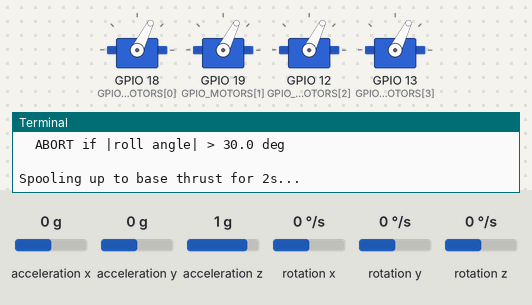
Simulated run of this program. Board: Raspberry Pi (BCM pin numbers). Parts: 4 × servo, the last lines printed to the terminal. The test bench sets the inputs (shaded band); at power-on: acceleration x 0 g, acceleration y 0 g, acceleration z 1 g, rotation x 0 °/s, rotation y 0 °/s, rotation z 0 °/s. Files the program writes start out absent; servo angles are drawn from the pulse width (0.5 ms = 0°, 2.5 ms = 180°); the clock reads 2024-03-15 10:24:30 at power-on unless the program sets it. At 8.4 s the program stops and its outputs stay as they are.

Above: at 5.1 s.
At 8.5 s:
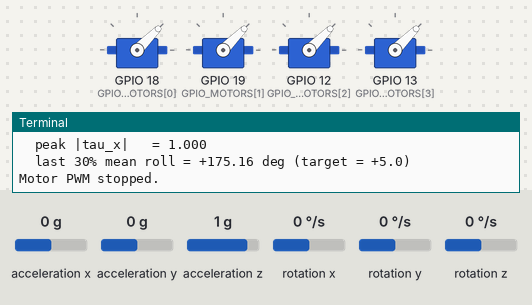
Timing chart, 0 to 9.9 s (numbered marks = the images above):
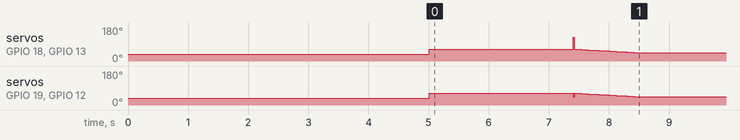

Measured:
- by itself, servo on GPIO 18 (GPIO_MOTORS[0]), servo on GPIO 13 (GPIO_MOTORS[3]): rises from 36° to 127° in 2.4 s, then falls to 45° in 1.0 s
- by itself, servo on GPIO 19 (GPIO_MOTORS[1]), servo on GPIO 12 (GPIO_MOTORS[2]): ramps from 63° to 45° and jumps back, once every 2.4 s

The program:

single_loop_pid_roll.py
```python
#!/usr/bin/env python3
"""
SINGLE-LOOP PID roll controller. No cascade -- one PID acting directly on
roll ANGLE error, output goes straight to tau_x. No separate rate loop.

    roll_ref (constant, deg)
          |
         (+)--> PID --> sat[-1,1] --> tau_x --> mixer --> PWM --> ESCs
          |
    measured roll angle (complementary filter)

This is the simplest possible closed loop: one error signal (angle, not
rate), one PID, no outer/inner split. Useful as a baseline before adding
cascade structure, or for a straightforward P/PID vs. cascade comparison
in your thesis.

Note the PID here acts on ANGLE error directly, so its gains are NOT the
same as the inner (rate) PID used in the cascade scripts -- start
conservative and increase from there, since a single loop on angle alone
has no rate feedback to damp overshoot.

SAFETY
------
The angle/rate aborts below are the only automatic protection.

The first thing this script does is arm the ESCs (900us for 5s).
"""

import time
import csv
import math
import atexit
import signal

import pigpio
from mpu6050 import mpu6050

# ============================== CONFIG ====================================

BASE_THRUST_NORM = 0.2
ROLL_REF_DEG = 5.0
REF_RAMP_TIME = 2.0        # s, linear ramp 0 -> target, then hold

RUN_DURATION = 20.0
LOOP_RATE_HZ = 100

# --- single PID (angle error -> normalized torque) ------------------------
# NOT the cascade's rate-loop gains -- this PID sees angle error directly
# (radians), so it needs its own, generally much smaller, gains. These are a
# conservative starting point; tune from here rather than reusing the
# cascade values.
PID_ROLL = {'P': 0.3, 'I': 0.05, 'D': 0.15, 'N': 25.0}
TORQUE_LIMIT = 1.0

# --- safety ---------------------------------------------------------------
ANGLE_LIMIT_DEG = 30.0
RATE_LIMIT_DEG_S = 200.0
ANGLE_LIMIT_RAD = math.radians(ANGLE_LIMIT_DEG)
RATE_LIMIT_ABORT_RAD_S = math.radians(RATE_LIMIT_DEG_S)

# --- ESC arming -----------------------------------------------------------
ARM_PWM = 900
ARM_DURATION_S = 5.0

# --- hardware -------------------------------------------------------------
GPIO_MOTORS = [18, 19, 12, 13]
PWM_MIN, PWM_MAX = 1000, 2000

# --- MPU6050 calibration --------------------------------------------------
GYRO_BIAS = {'x': 5.200038, 'y': -3.915649, 'z': 1.139756}   # deg/s
ROLL_OFFSET_DEG = 4.841
PITCH_OFFSET_DEG = -0.816

ALPHA = 0.98

OUTPUT_CSV = 'single_loop_pid_roll_log.csv'

# --- mixer ----------------------------------------------------------------
ROTORS = [
    {'roll': -0.707107, 'pitch':  0.707107, 'yaw':  1.0, 'thrust': 1.0},
    {'roll':  0.707107, 'pitch': -0.707107, 'yaw':  1.0, 'thrust': 1.0},
    {'roll':  0.707107, 'pitch':  0.707107, 'yaw': -1.0, 'thrust': 1.0},
    {'roll': -0.707107, 'pitch': -0.707107, 'yaw': -1.0, 'thrust': 1.0},
]

# ==========================================================================

DT = 1.0 / LOOP_RATE_HZ


class PID:
    def __init__(self, P, I, D, N, lo, hi):
        self.P, self.I, self.D, self.N = P, I, D, N
        self.lo, self.hi = lo, hi
        self.integ = 0.0
        self.dstate = 0.0
        self.prev_e = 0.0
        self.saturated = False

    def reset(self):
        self.integ = 0.0
        self.dstate = 0.0
        self.prev_e = 0.0
        self.saturated = False

    def update(self, e, dt):
        if dt <= 0.0:
            dt = 1e-3
        p = self.P * e
        if self.D:
            self.dstate = ((self.dstate + self.D * self.N * (e - self.prev_e))
                           / (1.0 + self.N * dt))
        d = self.dstate
        i_try = self.integ + self.I * e * dt
        u_raw = p + i_try + d
        u = max(self.lo, min(self.hi, u_raw))
        # conditional anti-windup
        if u == u_raw:
            self.integ = i_try
        else:
            if not ((u_raw > self.hi and e > 0) or (u_raw < self.lo and e < 0)):
                self.integ = i_try
        self.prev_e = e
        self.saturated = (u != u_raw)
        return u


def mix(tau_x, tau_y, tau_z, thrust):
    raw = [tau_x * r['roll'] + tau_y * r['pitch'] + tau_z * r['yaw']
           + thrust * r['thrust'] for r in ROTORS]
    out = [max(0.0, min(1.0, v)) for v in raw]
    return out, any(abs(a - b) > 1e-9 for a, b in zip(raw, out))


def to_pwm(motors):
    return [int(round(PWM_MIN + m * (PWM_MAX - PWM_MIN))) for m in motors]


# --------------------------- pigpio ---------------------------------------
pi = pigpio.pi()
if not pi.connected:
    raise RuntimeError("pigpiod is not running")


def cut_motors():
    for g in GPIO_MOTORS:
        pi.set_servo_pulsewidth(g, 0)
    print("Motor PWM stopped.")


atexit.register(cut_motors)


def _sig(signum, frame):
    cut_motors()
    raise SystemExit(f"terminated by signal {signum}")


signal.signal(signal.SIGTERM, _sig)
signal.signal(signal.SIGHUP, _sig)


# ----------------------------- ARM ----------------------------------------
print(f"Arming: {ARM_PWM} us for {ARM_DURATION_S:.0f}s...")
_t0 = time.time()
while time.time() - _t0 < ARM_DURATION_S:
    for g in GPIO_MOTORS:
        pi.set_servo_pulsewidth(g, ARM_PWM)
    time.sleep(0.02)
print("Armed.")


# ----------------------------- MPU6050 ------------------------------------
mpu = mpu6050(0x68)
ang = {'roll': 0.0, 'pitch': 0.0, 'yaw': 0.0}


def init_attitude():
    rs = ps = 0.0
    n = 50
    for _ in range(n):
        a = mpu.get_accel_data()
        rs += math.degrees(math.atan2(a['y'], -a['z'])) - ROLL_OFFSET_DEG
        ps += math.degrees(math.atan2(-a['x'],
              math.sqrt(a['y']**2 + a['z']**2))) - PITCH_OFFSET_DEG
        time.sleep(0.005)
    ang['roll'] = math.radians(rs / n)
    ang['pitch'] = math.radians(ps / n)
    ang['yaw'] = 0.0
    print(f"Attitude initialised: roll={rs/n:+.2f} deg, pitch={ps/n:+.2f} deg")


def update_attitude(dt):
    a = mpu.get_accel_data()
    g = mpu.get_gyro_data()
    gx = g['x'] - GYRO_BIAS['x']
    gy = g['y'] - GYRO_BIAS['y']
    gz = g['z'] - GYRO_BIAS['z']
    acc_r = math.degrees(math.atan2(a['y'], -a['z'])) - ROLL_OFFSET_DEG
    acc_p = math.degrees(math.atan2(-a['x'],
                         math.sqrt(a['y']**2 + a['z']**2))) - PITCH_OFFSET_DEG
    r = ALPHA * (math.degrees(ang['roll']) + gx * dt) + (1 - ALPHA) * acc_r
    p = ALPHA * (math.degrees(ang['pitch']) + gy * dt) + (1 - ALPHA) * acc_p
    y = math.degrees(ang['yaw']) + gz * dt
    ang['roll'] = math.radians(r)
    ang['pitch'] = math.radians(p)
    ang['yaw'] = math.radians(y)
    return ang, {'roll': math.radians(gx),
                 'pitch': math.radians(gy),
                 'yaw': math.radians(gz)}


# ------------------------------- RUN --------------------------------------
pid = PID(**PID_ROLL, lo=-TORQUE_LIMIT, hi=TORQUE_LIMIT)
rows = []

ref_target = math.radians(ROLL_REF_DEG)

print(f"\nSingle-loop PID roll control:")
print(f"  roll reference = {ROLL_REF_DEG} deg (ramp {REF_RAMP_TIME}s)")
print(f"  PID = {PID_ROLL}")
print(f"  thrust = {BASE_THRUST_NORM}, duration = {RUN_DURATION}s")
print(f"  ABORT if |roll angle| > {ANGLE_LIMIT_DEG} deg\n")

try:
    settle, _ = mix(0.0, 0.0, 0.0, BASE_THRUST_NORM)
    print("Spooling up to base thrust for 2s...")
    _t = time.time()
    while time.time() - _t < 2.0:
        for g, w in zip(GPIO_MOTORS, to_pwm(settle)):
            pi.set_servo_pulsewidth(g, w)
        time.sleep(DT)

    init_attitude()
    pid.reset()
    print("Loop closed.\n")

    t_start = time.time()
    t_prev = t_start
    n_clip = 0
    n_sat = 0

    while True:
        now = time.time()
        dt = now - t_prev
        t_prev = now
        t = now - t_start

        a, w = update_attitude(dt)

        ref = ref_target * min(1.0, t / REF_RAMP_TIME) if REF_RAMP_TIME > 0 \
            else ref_target
        roll_err = ref - a['roll']
        tau_x = pid.update(roll_err, dt)

        motors, clipped = mix(tau_x, 0.0, 0.0, BASE_THRUST_NORM)
        pwms = to_pwm(motors)
        for g, p_ in zip(GPIO_MOTORS, pwms):
            pi.set_servo_pulsewidth(g, p_)

        if clipped: n_clip += 1
        if pid.saturated: n_sat += 1

        rows.append((t, ref,
                     a['roll'], a['pitch'], a['yaw'],
                     w['roll'], w['pitch'], w['yaw'],
                     tau_x, int(clipped), int(pid.saturated),
                     pwms[0], pwms[1], pwms[2], pwms[3]))

        if int(t / DT) % int(LOOP_RATE_HZ / 5) == 0:
            print(f"  t={t:5.2f}  "
                  f"roll={math.degrees(a['roll']):+6.2f}/{math.degrees(ref):+5.1f} deg  "
                  f"rate={math.degrees(w['roll']):+7.2f} deg/s  "
                  f"tau={tau_x:+.3f}  pwm={pwms}")

        if abs(a['roll']) > ANGLE_LIMIT_RAD:
            raise RuntimeError(f"ABORT: roll {math.degrees(a['roll']):.1f} deg")
        if abs(w['roll']) > RATE_LIMIT_ABORT_RAD_S:
            raise RuntimeError(f"ABORT: roll rate {math.degrees(w['roll']):.1f} deg/s")

        if t > RUN_DURATION:
            print("\nRun complete.")
            break

        slack = DT - (time.time() - now)
        if slack > 0:
            time.sleep(slack)

except KeyboardInterrupt:
    print("\nStopped by user.")
except RuntimeError as e:
    print(f"\n{e}")

finally:
    print("Spooling down...")
    steps = int(1.0 * LOOP_RATE_HZ)
    for i in range(steps):
        thr = BASE_THRUST_NORM * (1.0 - (i + 1) / steps)
        m, _ = mix(0.0, 0.0, 0.0, thr)
        for g, p_ in zip(GPIO_MOTORS, to_pwm(m)):
            pi.set_servo_pulsewidth(g, p_)
        time.sleep(DT)

    with open(OUTPUT_CSV, 'w', newline='') as f:
        wr = csv.writer(f)
        wr.writerow(['time', 'roll_ref_rad',
                     'roll_rad', 'pitch_rad', 'yaw_rad',
                     'roll_rate_rad_s', 'pitch_rate_rad_s', 'yaw_rate_rad_s',
                     'tau_x', 'mixer_clipped', 'pid_saturated',
                     'pwm1', 'pwm2', 'pwm3', 'pwm4'])
        wr.writerows(rows)
    print(f"Saved {len(rows)} rows to {OUTPUT_CSV}")

    if rows:
        n = len(rows)
        print(f"\n--- summary ---")
        print(f"  PID saturated  = {100.0*n_sat/n:.1f}% of samples")
        print(f"  mixer clipped  = {100.0*n_clip/n:.1f}% of samples")
        pk_tau = max(abs(r[8]) for r in rows)
        print(f"  peak |tau_x|   = {pk_tau:.3f}")
        tail = [math.degrees(r[2]) for r in rows[int(0.7*n):]]
        print(f"  last 30% mean roll = "
              f"{sum(tail)/len(tail):+.2f} deg "
              f"(target = {ROLL_REF_DEG:+.1f})")
```
